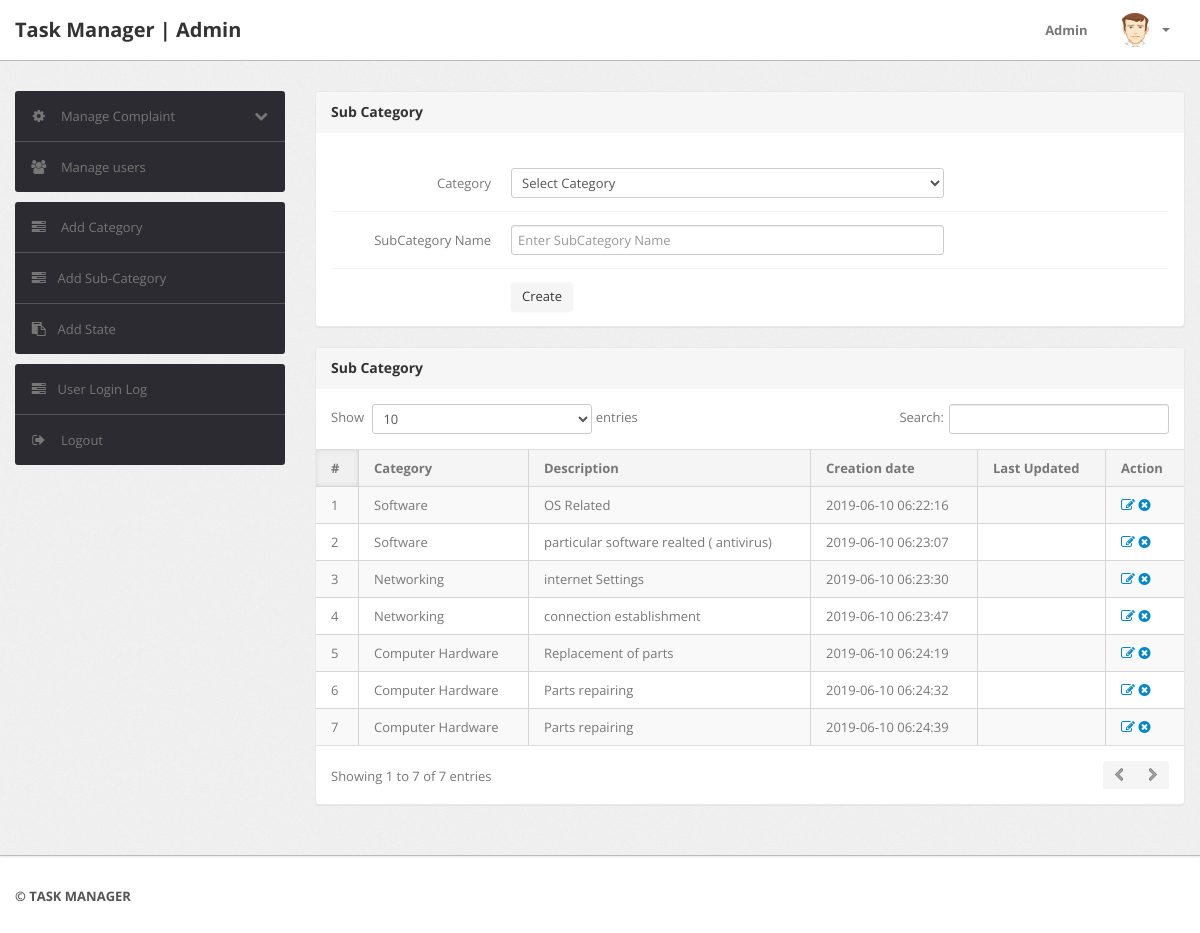
Page /admin/subcategory.php (signed in) on the committed database.
### tables this page shows
CREATE TABLE `subcategory` (
  `id` int(11) NOT NULL,
  `categoryid` int(11) NOT NULL,
  `subcategory` varchar(255) NOT NULL,
  `creationDate` timestamp NOT NULL DEFAULT CURRENT_TIMESTAMP,
  `updationDate` varchar(255) DEFAULT NULL
);

CREATE TABLE `category` (
  `id` int(11) NOT NULL,
  `categoryName` varchar(255) NOT NULL,
  `categoryDescription` longtext NOT NULL,
  `creationDate` timestamp NOT NULL DEFAULT CURRENT_TIMESTAMP,
  `updationDate` varchar(255) DEFAULT NULL
);

### admin/subcategory.php (the view, shortened to what this page needs)
<?php
include('include/config.php');
if(strlen($_SESSION['alogin'])==0)
	{
header('location:index.php');
}
else{
?>
<!DOCTYPE html>
<html lang="en">
<head>
	<link type="text/css" href="bootstrap/css/bootstrap.min.css" rel="stylesheet">
	<link type="text/css" href="bootstrap/css/bootstrap-responsive.min.css" rel="stylesheet">
	<link type="text/css" href="css/theme.css" rel="stylesheet">
	<link type="text/css" href="images/icons/css/font-awesome.css" rel="stylesheet">
</head>
<body>
<?php include('include/header.php');?>
	<div class="wrapper">
		<div class="container">
			<div class="row">
<?php include('include/sidebar.php');?>
			<div class="span9">
					<div class="content">
						<div class="module">
							<div class="module-head">
								<h3>Sub Category</h3>
							</div>
							<div class="module-body">
									<br />
			<form class="form-horizontal row-fluid" name="subcategory" method="post" >
<div class="control-group">
<label class="control-label" for="basicinput">Category</label>
<div class="controls">
<select name="category" class="span8 tip" required>
<option value="">Select Category</option>
</select>
</div>
</div>
<div class="control-group">
<label class="control-label" for="basicinput">SubCategory Name</label>
<div class="controls">
<input type="text" placeholder="Enter SubCategory Name"  name="subcategory" class="span8 tip" required>
</div>
</div>
	<div class="control-group">
											<div class="controls">
												<button type="submit" name="submit" class="btn">Create</button>
											</div>
										</div>
									</form>
							</div>
						</div>
	<div class="module">
							<div class="module-head">
								<h3>Sub Category</h3>
							</div>
							<div class="module-body table">
								<table cellpadding="0" cellspacing="0" border="0" class="datatable-1 table table-bordered table-striped	 display" width="100%">
									<thead>
										<tr>
											<th>#</th>
											<th>Category</th>
											<th>Description</th>
											<th>Creation date</th>
											<th>Last Updated</th>
											<th>Action</th>
										</tr>
									</thead>
									<tbody>
<?php $query=mysqli_query($con,"select subcategory.id,category.categoryName,subcategory.subcategory,subcategory.creationDate,subcategory.updationDate from subcategory join category on category.id=subcategory.categoryid");
$cnt=1;
while($row=mysqli_fetch_array($query))
{
?>
										<tr>
											<td><?php echo htmlentities($cnt);?></td>
											<td><?php echo htmlentities($row['categoryName']);?></td>
											<td><?php echo htmlentities($row['subcategory']);?></td>
											<td> <?php echo htmlentities($row['creationDate']);?></td>
											<td><?php echo htmlentities($row['updationDate']);?></td>
											<td>
											<a href="edit-subcategory.php?id=<?php echo $row['id']?>" ><i class="icon-edit"></i></a>
											<a href="subcategory.php?id=<?php echo $row['id']?>&del=delete" onClick="return confirm('Are you sure you want to delete?')"><i class="icon-remove-sign"></i></a></td>
										</tr>
										<?php $cnt=$cnt+1; } ?>
								</table>
							</div>
						</div>
					</div>
				</div>
			</div>
		</div>
	</div>
<?php include('include/footer.php');?>
</body>
<?php } ?>

### rows in the picture
subcategory: categoryid.categoryName "Software", subcategory "OS Related", creationDate "2019-06-10 06:22:16"
subcategory: categoryid.categoryName "Software", subcategory "particular software realted ( antivirus)", creationDate "2019-06-10 06:23:07"
subcategory: categoryid.categoryName "Networking", subcategory "internet Settings", creationDate "2019-06-10 06:23:30"
subcategory: categoryid.categoryName "Networking", subcategory "connection establishment", creationDate "2019-06-10 06:23:47"
subcategory: categoryid.categoryName "Computer Hardware", subcategory "Replacement of parts", creationDate "2019-06-10 06:24:19"
subcategory: categoryid.categoryName "Computer Hardware", subcategory "Parts repairing", creationDate "2019-06-10 06:24:32"
subcategory: categoryid.categoryName "Computer Hardware", subcategory "Parts repairing", creationDate "2019-06-10 06:24:39"
